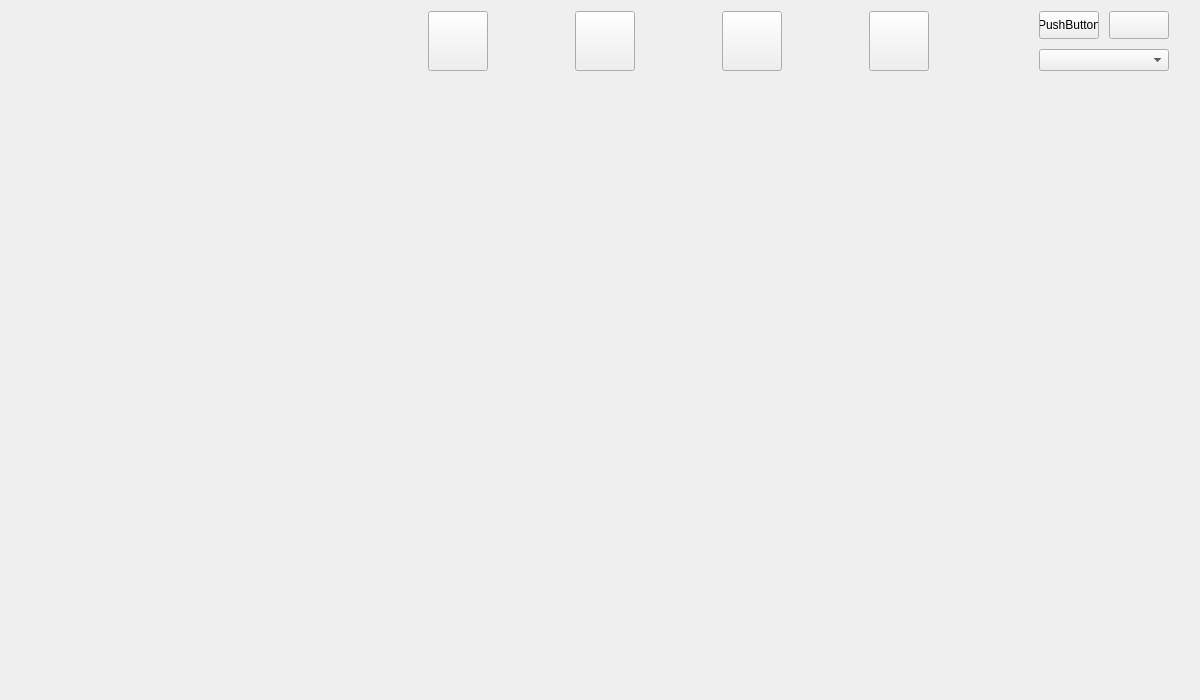
<?xml version="1.0" encoding="UTF-8"?>
<ui version="4.0">
 <class>job_person</class>
 <widget class="QWidget" name="job_person">
  <property name="geometry">
   <rect>
    <x>0</x>
    <y>0</y>
    <width>1200</width>
    <height>700</height>
   </rect>
  </property>
  <property name="windowTitle">
   <string>Form</string>
  </property>
  <layout class="QGridLayout" name="gridLayout_2">
   <item row="0" column="0">
    <layout class="QVBoxLayout" name="verticalLayout_6">
     <item>
      <widget class="QFrame" name="frame_HA_home">
       <property name="maximumSize">
        <size>
         <width>16777215</width>
         <height>16777215</height>
        </size>
       </property>
       <property name="styleSheet">
        <string notr="true">border-image: url(:/new/prefix1/image/HA-sun.png);</string>
       </property>
       <layout class="QVBoxLayout" name="verticalLayout_4"/>
      </widget>
     </item>
    </layout>
   </item>
   <item row="0" column="1" colspan="2">
    <layout class="QHBoxLayout" name="horizontalLayout_2">
     <item>
      <widget class="QPushButton" name="pushButton_home_home">
       <property name="enabled">
        <bool>true</bool>
       </property>
       <property name="sizePolicy">
        <sizepolicy hsizetype="Preferred" vsizetype="Fixed">
         <horstretch>0</horstretch>
         <verstretch>0</verstretch>
        </sizepolicy>
       </property>
       <property name="minimumSize">
        <size>
         <width>0</width>
         <height>0</height>
        </size>
       </property>
       <property name="maximumSize">
        <size>
         <width>60</width>
         <height>60</height>
        </size>
       </property>
       <property name="sizeIncrement">
        <size>
         <width>0</width>
         <height>0</height>
        </size>
       </property>
       <property name="baseSize">
        <size>
         <width>0</width>
         <height>0</height>
        </size>
       </property>
       <property name="cursor">
        <cursorShape>PointingHandCursor</cursorShape>
       </property>
       <property name="styleSheet">
        <string notr="true">border-image: url(:/new/prefix1/image/home-me.png);
</string>
       </property>
       <property name="text">
        <string/>
       </property>
       <property name="icon">
        <iconset theme="خانه"/>
       </property>
       <property name="autoRepeatInterval">
        <number>300</number>
       </property>
       <property name="autoDefault">
        <bool>false</bool>
       </property>
      </widget>
     </item>
     <item>
      <widget class="QPushButton" name="pushButton_job_home">
       <property name="maximumSize">
        <size>
         <width>60</width>
         <height>60</height>
        </size>
       </property>
       <property name="sizeIncrement">
        <size>
         <width>0</width>
         <height>0</height>
        </size>
       </property>
       <property name="baseSize">
        <size>
         <width>0</width>
         <height>0</height>
        </size>
       </property>
       <property name="layoutDirection">
        <enum>Qt::LeftToRight</enum>
       </property>
       <property name="styleSheet">
        <string notr="true">border-image: url(:/new/prefix1/image/job-sun.png);</string>
       </property>
       <property name="text">
        <string/>
       </property>
       <property name="autoRepeatInterval">
        <number>300</number>
       </property>
      </widget>
     </item>
     <item>
      <widget class="QPushButton" name="pushButton_network_home">
       <property name="maximumSize">
        <size>
         <width>60</width>
         <height>60</height>
        </size>
       </property>
       <property name="styleSheet">
        <string notr="true">border-image: url(:/new/prefix1/image/network-sun.png);</string>
       </property>
       <property name="text">
        <string/>
       </property>
       <property name="autoRepeatInterval">
        <number>300</number>
       </property>
      </widget>
     </item>
     <item>
      <widget class="QPushButton" name="pushButton_message_home">
       <property name="enabled">
        <bool>true</bool>
       </property>
       <property name="maximumSize">
        <size>
         <width>60</width>
         <height>60</height>
        </size>
       </property>
       <property name="styleSheet">
        <string notr="true">border-image: url(:/new/prefix1/image/message-sun.png);</string>
       </property>
       <property name="text">
        <string/>
       </property>
       <property name="autoRepeatDelay">
        <number>300</number>
       </property>
       <property name="autoRepeatInterval">
        <number>300</number>
       </property>
      </widget>
     </item>
    </layout>
   </item>
   <item row="0" column="3">
    <layout class="QVBoxLayout" name="verticalLayout_2">
     <item>
      <layout class="QGridLayout" name="gridLayout_4">
       <property name="leftMargin">
        <number>20</number>
       </property>
       <property name="rightMargin">
        <number>20</number>
       </property>
       <property name="spacing">
        <number>10</number>
       </property>
       <item row="1" column="0">
        <widget class="QPushButton" name="pushButton_me">
         <property name="maximumSize">
          <size>
           <width>60</width>
           <height>60</height>
          </size>
         </property>
         <property name="text">
          <string>PushButton</string>
         </property>
        </widget>
       </item>
       <item row="1" column="1">
        <widget class="QPushButton" name="pushButton_dark_sun">
         <property name="sizePolicy">
          <sizepolicy hsizetype="Preferred" vsizetype="Preferred">
           <horstretch>0</horstretch>
           <verstretch>0</verstretch>
          </sizepolicy>
         </property>
         <property name="maximumSize">
          <size>
           <width>60</width>
           <height>60</height>
          </size>
         </property>
         <property name="text">
          <string/>
         </property>
        </widget>
       </item>
       <item row="2" column="0" colspan="2">
        <widget class="QComboBox" name="comboBox_me"/>
       </item>
      </layout>
     </item>
    </layout>
   </item>
   <item row="1" column="0" colspan="2">
    <layout class="QVBoxLayout" name="verticalLayout_3"/>
   </item>
   <item row="1" column="2" rowspan="4" colspan="2">
    <layout class="QGridLayout" name="gridLayout_3"/>
   </item>
   <item row="2" column="0" colspan="2">
    <layout class="QVBoxLayout" name="verticalLayout"/>
   </item>
   <item row="3" column="0" colspan="2">
    <layout class="QHBoxLayout" name="horizontalLayout"/>
   </item>
   <item row="4" column="0" colspan="2">
    <layout class="QGridLayout" name="gridLayout"/>
   </item>
  </layout>
 </widget>
 <resources/>
 <connections/>
</ui>
